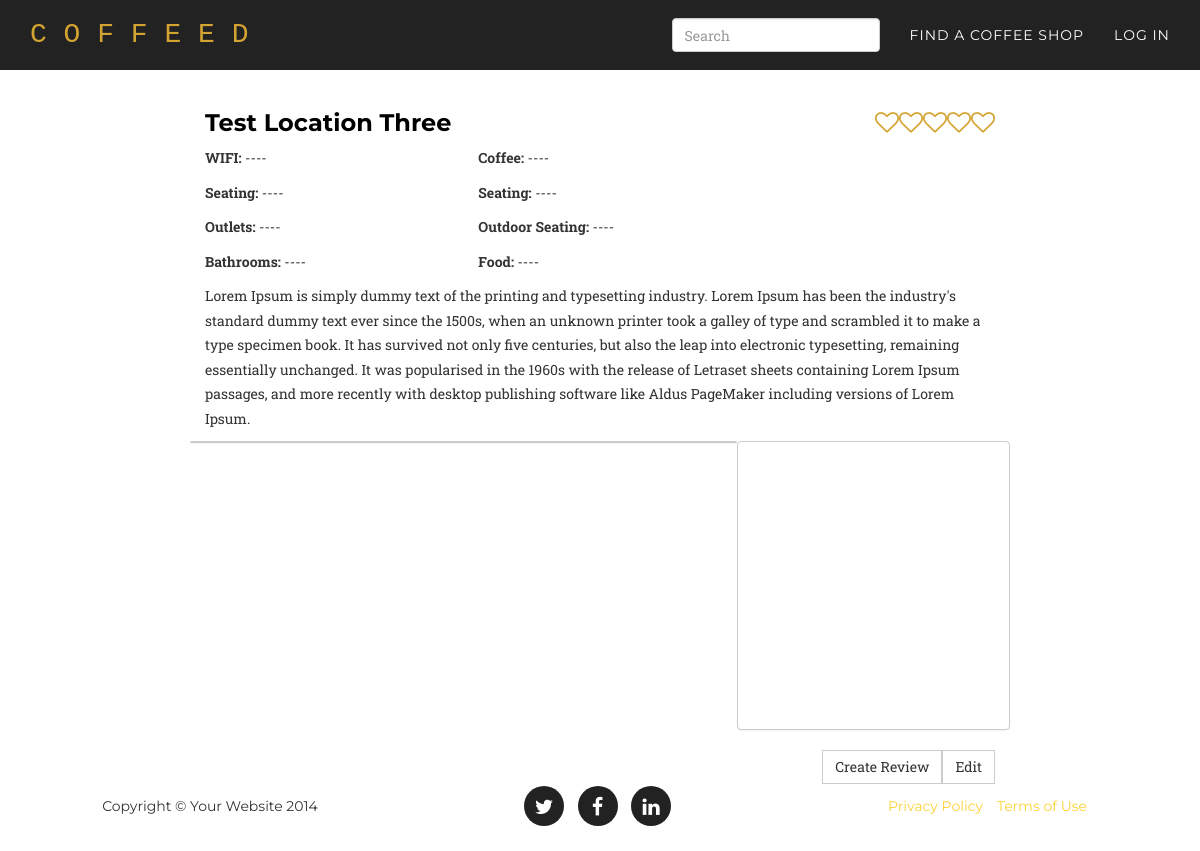
Page /location/4/detail/ on the committed database.
### core/models.py (models this page shows, shortened)
class Location(models.Model):
    title = models.CharField(max_length=300)
    description = models.TextField(null=True, blank=True)
    address = models.TextField(null=True, blank=True)
    position = GeopositionField(null=True, blank=True)
    hours = models.TextField(null=True, blank=True)
    image_file = models.ImageField(upload_to=upload_to_location, null=True, blank=True)
    created_at = models.DateTimeField(auto_now_add=True)
    def get_absolute_url(self):
        return reverse(viewname="location_list", args=[self.id])
    def get_average_rating(self):
        average = self.review_set.all().aggregate(Avg('rating'))['rating__avg']
        if average == None:
            return average
        else:
            return int(average)
    def get_reviews(self):
        return self.review_set.all()
    wifi = models.IntegerField(choices=WIFI_CHOICES, null=True, blank=True)
    seating = models.IntegerField(choices=PLURAL_CHOICES, null=True, blank=True)
    outlets = models.IntegerField(choices=PLURAL_CHOICES, null=True, blank=True)
    bathrooms = models.IntegerField(choices=YESNO_CHOICES, null=True, blank=True)
    coffee = models.IntegerField(choices=COFFEE_CHOICES, null=True, blank=True)
    alcohol = models.IntegerField(choices=YESNO_CHOICES, null=True, blank=True)
    outdoor = models.IntegerField(choices=YESNO_CHOICES, null=True, blank=True)
    food = models.IntegerField(choices=YESNO_CHOICES, null=True, blank=True)

### core/views.py (the view)
# urls.py: url(r'location/(?P<pk>\d+)/detail/$', coreviews.LocationDetailView.as_view(), name='location_list'),
class LocationDetailView(DetailView):
    model = coremodels.Location
    template_name = 'location/detail.html'
    context_object_name = 'location'
    def get_context_data(self, **kwargs):
        context = super(LocationDetailView, self).get_context_data(**kwargs)
        location = coremodels.Location.objects.get(id=self.kwargs['pk'])
        if self.request.user.is_authenticated():
            user_reviews = coremodels.Review.objects.filter(location=location, user=self.request.user)
            if user_reviews.count() > 0:
                context['user_review'] = user_reviews[0]
            else:
                context['user_review'] = None
        return context

### templates/location/detail.html (shortened to what this page needs)
{% extends "base/theme.html" %}
{% block main_content %}
<div class="row main-content">
    <div class="col-md-2"></div>
    <div class="col-md-8">
        <div class="row">
            <div class="col-md-8">
                <h3><a href="{{ location.get_absolute_url }}">{{ location.title }}</a></h3>
            </div>
            <div class="col-md-4 text-right">
                <h3>{% include 'base/rating.html' with rating=location.get_average_rating %}</h3>
            </div>
            <div class="col-md-12">
                {% include 'location/specifics.html' with location=location %}
                <p>{{ location.description }}</p>
            </div>
            <div class="col-md-8 panel">
            </div>
             <div class="col-md-4 panel">
                <div class="wide-map short-map" id="map"></div>
                <div class="col-md-3"></div>
                <div class="col-md-6 text-center">
                    <br>
                </div>
                <div class="col-md-3"></div>
            </div>
            <div class="col-md-12">
                <a type="button" href="{% url 'location_update' pk=location.id %}" class="btn btn-default pull-right">Edit</a>
                {% if user_review %}
                <a type="button" href="{% url 'review_update' pk=location.id %}" class="btn btn-default pull-right">Update Review</a>
                {% else %}
                <a type="button" href="{% url 'review_create' pk=location.id %}" class="btn btn-default pull-right">Create Review</a>
                {% endif %}
            </div>
            <div class="col-md-12">
            </div>
    </div>
    <div class="col-md-2"></div>
</div>
{% endblock %}

### static/css/agency.css (style rules this page uses)
body { overflow-x: hidden; font-family: "Roboto Slab","Helvetica Neue",Helvetica,Arial,sans-serif; }
p { font-size: 14px; line-height: 1.75; }
a, a:hover, a:focus, a:active, a.active { outline: 0; }
a { color: #fed136; }
h1, h2, h3, h4, h5, h6 { text-transform: uppercase; font-family: Montserrat,"Helvetica Neue",Helvetica,Arial,sans-serif; font-weight: 700; }
body { webkit-tap-highlight-color: #fed136; }
.short-map { height:267px; }
.panel { padding:0px; background-color: #fff; border: 1px solid #ccc; border-radius: 4px; -webkit-box-shadow: 0 1px 1px rgba(0,0,0,.05); box-shadow: 0 1px 1px rgba(0,0,0,.05); }
.main-content { padding-top: 90px; }
h3 a { color:#000; text-transform: none; }
.btn { border-radius: 0px; }

### rows in the picture
Location: title "Test Location Three", description "Lorem Ipsum is simply dummy text of the printing and typesetting industry. Lorem Ipsum has been the industry's standard dummy text ever since the 1500s, when an unknown printer took a galley of type and scrambled it to make a type specimen book. It has survived not only five centuries, but also the leap into electronic typesetting, remaining essentially unchanged. It was popularised in the 1960s with the release of Letraset sheets containing Lorem Ipsum passages, and more recently with desktop publishing software like Aldus PageMaker including versions of Lorem Ipsum."
